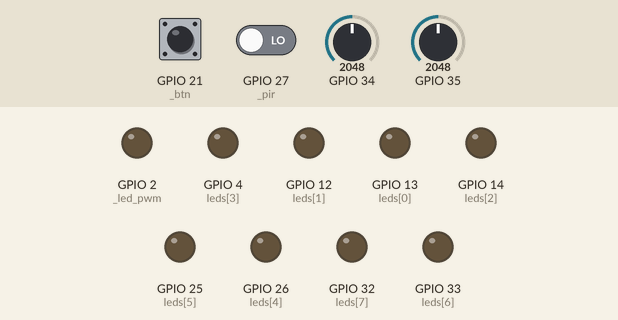
This program was run on a simulated ESP32 board running MicroPython. On the bench: output pins drawn as LEDs (lit = HIGH). Inputs (shaded band) come from the test bench; at power-on: GPIO 21 (_btn) HIGH, GPIO 34 = 2048, GPIO 27 (_pir) LOW, GPIO 35 = 2048 (analog values on the 0–4095 scale). Files the program writes start out absent; EEPROM starts erased; threads take turns every 2 ms; deep sleep restarts the program when it ends; files that are not in the repository are absent; what the program prints to the serial console is not drawn.

Above: at 3.4 s.
3.5 s: GPIO 21 (_btn) pulled LOW for 0.15 s
At 4.7 s:
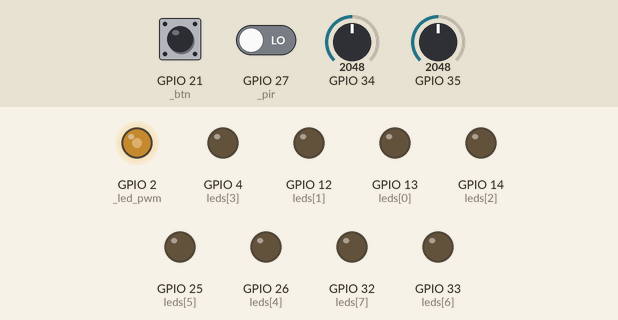
5.1 s: GPIO 34 set to 2866
At 6.0 s:
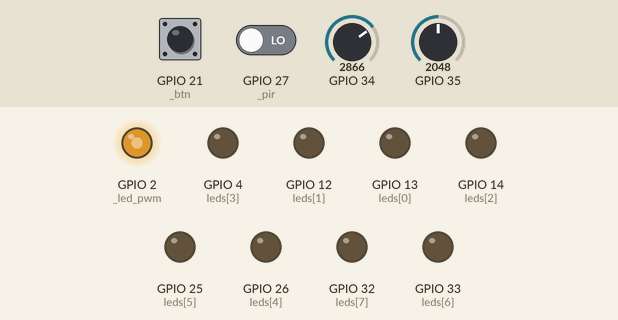
6.7 s: GPIO 34 set to 3603
At 7.2 s:
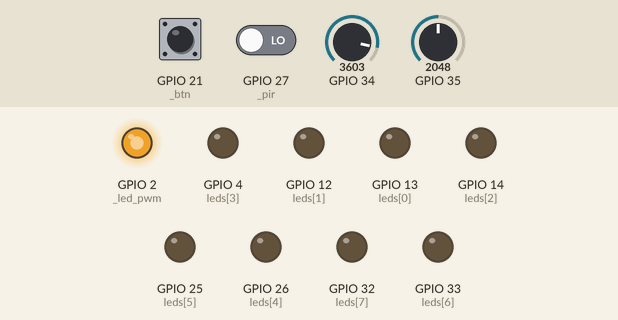
8.3 s: GPIO 34 set to 491
At 9.6 s:
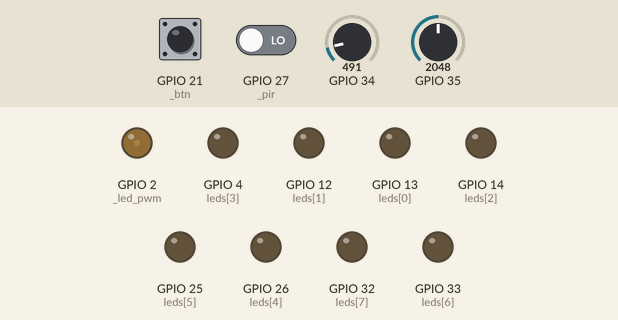
9.9 s: GPIO 21 (_btn) pulled LOW for 1 s
At 11.0 s:
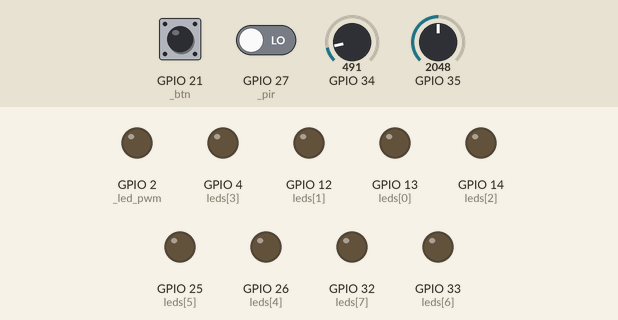
12.4 s: GPIO 21 (_btn) driven LOW and GPIO 27 (_pir) driven HIGH
Timing chart, 0 to 15.4 s (numbered marks = the images above; inputs shaded):
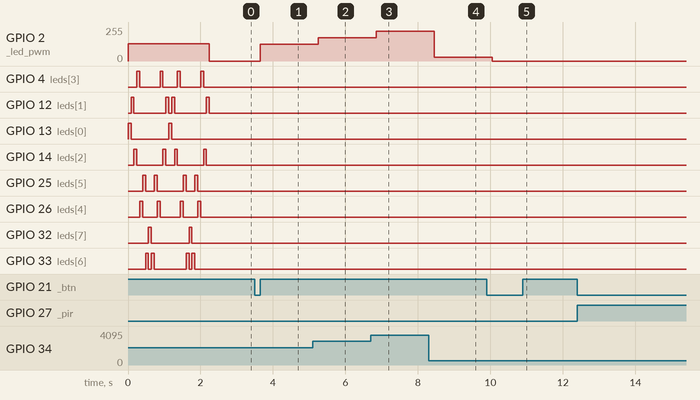

The program:

night_light.py
```python
"""
Night Light v0.1 — 六份 core-skills 完整整合
平台: ESP32 MicroPython

整合來源（原 core-skills 六模組，已全數合併至本檔，原獨立檔移除）:
  adc.py           → make_adc（光敏/可調電阻）+ PWM 亮度輸出
  basics.py        → 跑馬燈啟動動畫 + no_repeat 按鈕狀態機
  interrupt.py     → 按鈕 IRQ + PIR IRQ（旗標模式，ISR 不 print）
  sleep_wdt.py     → WDT 保護 + deep sleep（PIR 喚醒）+ boot_count + wakeup_reason
  flash_storage.py → JSON 存模式/門檻 + NVS 存開機次數
  dual_core.py     → Core0 讀感測器控燈；Core1 按鈕+睡眠+WDT；Lock + running 旗標

功能:
  自動模式：天黑 + 有人 → 主燈亮（可調電阻控亮度）；無人 30s → deep sleep
  常亮模式：強制開燈（亮度同可調電阻）
  關閉模式：強制熄燈
  按鈕切換三模式，設定存 flash 斷電保留
  開機跑跑馬燈動畫（deep sleep 喚醒跳過）；印出喚醒原因與開機次數

=== 接線 ===
  光敏電阻  → 一腳 3.3V，一腳 D35；230Ω 一腳 D35，一腳 GND
  可調電阻  → D34（中間腳，兩端 3.3V / GND）
  PIR      → 左腳GND、中腳D27、右腳VIN（可喚醒 deep sleep）
  按鈕     → D21（INPUT_PULLUP，對角兩腳：一腳 GND，另腳 D21）
  主燈 LED → 用板子內建 LED，免接線；PWM 調亮度
  跑馬燈   → 每顆：Dxx → 220Ω → LED長腳 → LED短腳 → GND（D13/D12/D14/D4/D26/D25/D33/D32）

=== 規格 ===
  ADC: 12 bit，0~3.3V → 0~4095
  光敏電阻: 值愈小愈暗（230Ω 實測：亮~150 / 全暗 0，門檻 80）
  PWM: 1kHz，duty_u16 0~65535（0=全滅，65535=全亮）
  WDT: 8000ms
  Deep sleep: PIR 上升沿喚醒（D27，level=1）
  無人超時: 30s（NO_MOTION_S）

=== 操作 ===
  [實體] 按一下按鈕   循環切換模式（自動 → 常亮 → 關閉 → 自動）
  模式存入 flash，斷電後保留

=== 硬體清單 ===
  ESP32 x1、光敏電阻 x1、230Ω x1、可調電阻 x1、PIR x1
  4-pin 按鈕 x1、LED x8（跑馬燈）、220Ω x8、杜邦線若干

=== 注意 ===
  - D34/D35 輸入專用，不可輸出
  - D27 給 PIR（可喚醒 deep sleep）；跑馬燈故意避開（改用 D4）
  - Deep sleep 後 RAM 清空，開機次數靠 NVS 保留
  - ISR 內不可 print；PIR/按鈕事件均用旗標，主迴圈處理
  - Core0 以 running=False 旗標優雅退出後再呼叫 deepsleep()
  - 驗證狀態: 程式層級核對，待實機驗證
"""

import time
import machine
import esp32
import _thread
from machine import Pin, ADC, PWM, WDT

# ── 腳位 ────────────────────────────────────────────────────
LDR_PIN = 35
VR_PIN = 34
PIR_PIN = 27
BTN_PIN = 21
LED_PIN = 2
KNIGHT_PINS = [13, 12, 14, 4, 26, 25, 33, 32]  # D27 留給 PIR，改用 D4

# ── 參數 ────────────────────────────────────────────────────
CONFIG_FILE = "/nightlight_config.json"
NVS_NS = "nightlight"
DARK_DEFAULT = 80  # 低於此值視為天黑（230Ω 實測：亮~150 / 全暗 0，範圍很扁）
NO_MOTION_S = 30  # 自動模式無人超時 → deep sleep
WDT_MS = 8000
MODES = ["auto", "on", "off"]


# ── NVS 開機次數（來源 flash_storage.py: nvs_demo / get_boot_count）──
# 用 NVS 而非 RTC memory：硬重置後計數也保留（RTC memory 只撐過 deep sleep）


def get_boot_count() -> int:
    try:
        nvs = esp32.NVS(NVS_NS)
        return nvs.get_i32("boot_count")
    except OSError:
        return 0


def save_boot_count(n: int):
    nvs = esp32.NVS(NVS_NS)
    nvs.set_i32("boot_count", n)
    nvs.commit()


# ── 喚醒原因（來源 sleep_wdt.py: print_wakeup_reason）──────


def get_wakeup_reason() -> int:
    cause = machine.reset_cause()
    names = {
        machine.PWRON_RESET: "Power on",
        machine.HARD_RESET: "Hard reset",
        machine.WDT_RESET: "WDT reset",
        machine.DEEPSLEEP_RESET: "Wake from deep sleep",
        machine.SOFT_RESET: "Soft reset",
    }
    print("[boot] Reset cause:", names.get(cause, "Unknown({})".format(cause)))
    return cause


# ── ADC（來源 adc.py: make_adc）────────────────────────────


def make_adc(pin: int) -> ADC:
    adc = ADC(Pin(pin))
    adc.atten(ADC.ATTN_11DB)
    adc.width(ADC.WIDTH_12BIT)
    return adc


# ── JSON 設定（來源 flash_storage.py: load_config）──────────


def load_config() -> dict:
    import json

    defaults = {"mode": 0, "dark_threshold": DARK_DEFAULT}
    try:
        with open(CONFIG_FILE, "r") as f:
            cfg = json.load(f)
        updated = False
        for k, v in defaults.items():
            if k not in cfg:
                cfg[k] = v
                updated = True
        if updated:
            _save_json(cfg)
        return cfg
    except OSError:
        _save_json(defaults)
        return dict(defaults)


def _save_json(cfg: dict):
    import json

    with open(CONFIG_FILE, "w") as f:
        json.dump(cfg, f)


def save_config(cfg: dict):
    """行為層: 將目前設定（模式、門檻）寫回 JSON 檔。"""
    _save_json(cfg)


# ── 跑馬燈動畫（來源 basics.py: knight_rider_demo）──────────


def knight_rider(rounds: int = 2):
    """流程層: 開機啟動動畫，跑馬燈左右掃兩趟後熄滅。"""
    leds = [Pin(p, Pin.OUT) for p in KNIGHT_PINS]

    def all_off():
        for l in leds:
            l.value(0)

    for _ in range(rounds):
        for i in range(len(leds)):
            leds[i].value(1)
            time.sleep_ms(80)
            all_off()
        for i in range(len(leds) - 2, 0, -1):
            leds[i].value(1)
            time.sleep_ms(80)
            all_off()

    all_off()


# ── PWM 主燈（來源 adc.py: vr_led_demo ADC→PWM 輸出）────────

_led_pwm = PWM(Pin(LED_PIN), freq=1000)


def set_led(brightness_pct: int):
    """行為層: 設定主燈亮度 0~100%，對應 duty_u16 0~65535。"""
    duty = brightness_pct * 65535 // 100
    _led_pwm.duty_u16(duty)


# ── 按鈕 + PIR 中斷（來源 interrupt.py: btn_isr / pir_isr）──

_btn = Pin(BTN_PIN, Pin.IN, Pin.PULL_UP)
_pir = Pin(PIR_PIN, Pin.IN)

_btn_flag = False
_btn_debounce = 0
_pir_flag = False
_pir_last_ms = 0


def btn_isr(_pin):
    global _btn_flag, _btn_debounce
    now = time.ticks_ms()
    if time.ticks_diff(now, _btn_debounce) > 300:
        _btn_flag = True
        _btn_debounce = now


def pir_isr(_pin):
    global _pir_flag, _pir_last_ms
    _pir_flag = True
    _pir_last_ms = time.ticks_ms()


_btn.irq(trigger=Pin.IRQ_FALLING, handler=btn_isr)
_pir.irq(trigger=Pin.IRQ_RISING, handler=pir_isr)

# deep sleep 喚醒來源設定（PIR HIGH 喚醒）
esp32.wake_on_ext0(pin=_pir, level=1)


# ── 雙核心共用狀態（來源 dual_core.py: lock / running）──────

lock = _thread.allocate_lock()
running = True  # Core0 生命週期旗標（False → 執行緒自動退出）
_sleep_requested = False  # Core0 偵測到無人超時，通知 Core1 進入 deep sleep


# ── Core0：感測器讀值 + 控燈（來源 dual_core.py: task1）─────


def sensor_task():
    """Core0：持續讀光敏電阻 / 可調電阻 / PIR，依模式更新主燈亮度。"""
    global _sleep_requested
    ldr = make_adc(LDR_PIN)
    vr = make_adc(VR_PIN)
    no_motion_start = time.ticks_ms()

    while running:
        with lock:
            mode = config["mode"]
            threshold = config["dark_threshold"]
            # PIR 曾觸發 且 在 NO_MOTION_S 秒內
            has_pir = _pir_flag and time.ticks_diff(time.ticks_ms(), _pir_last_ms) < NO_MOTION_S * 1000

        ldr_val = ldr.read()
        vr_val = vr.read()
        is_dark = ldr_val < threshold
        brightness = vr_val * 100 // 4095  # ADC 0~4095 → 0~100%

        if mode == 0:  # 自動
            if is_dark and has_pir:
                set_led(brightness)
                no_motion_start = time.ticks_ms()
            else:
                set_led(0)
                elapsed = time.ticks_diff(time.ticks_ms(), no_motion_start)
                if elapsed > NO_MOTION_S * 1000:
                    with lock:
                        _sleep_requested = True
        elif mode == 1:  # 常亮
            set_led(brightness)
            no_motion_start = time.ticks_ms()
        else:  # 關閉
            set_led(0)
            no_motion_start = time.ticks_ms()

        time.sleep_ms(200)


# ── 初始化 ──────────────────────────────────────────────────

boot_count = get_boot_count() + 1
save_boot_count(boot_count)
wakeup = get_wakeup_reason()
print("[boot] count={} mode=boot".format(boot_count))

config = load_config()
wdt = WDT(timeout=WDT_MS)

# deep sleep 喚醒時跳過跑馬燈（sleep_wdt.py: DEEPSLEEP_RESET）
if wakeup != machine.DEEPSLEEP_RESET:
    print("[boot] Startup animation...")
    knight_rider()
else:
    # PIR 喚醒：直接視為有人，更新旗標
    with lock:
        _pir_flag = True
        _pir_last_ms = time.ticks_ms()

print(
    "[nightlight] mode={} dark_threshold={}".format(
        MODES[config["mode"]], config["dark_threshold"]
    )
)

_thread.start_new_thread(sensor_task, ())  # 啟動 Core0


# ── Core1 主迴圈（來源 dual_core.py: task2）─────────────────

btn_released = True  # no_repeat 狀態機（來源 basics.py: no_repeat_demo）

while True:
    wdt.feed()  # 來源 sleep_wdt.py

    # ── 按鈕 no_repeat（basics.py）──────────────────────────
    # ISR 設旗標（interrupt.py），Core1 以 no_repeat 狀態機處理，每按只觸發一次
    if _btn_flag and btn_released:
        _btn_flag = False
        btn_released = False
        with lock:
            config["mode"] = (config["mode"] + 1) % len(MODES)
            new_mode = config["mode"]
        save_config(config)
        print("[mode] →", MODES[new_mode])

    if _btn.value() == 1:
        btn_released = True

    # ── Deep sleep 請求（sleep_wdt.py: deepsleep）───────────
    with lock:
        do_sleep = _sleep_requested

    if do_sleep:
        with lock:
            running = False  # 停止 Core0（dual_core.py: running 旗標）
        time.sleep_ms(300)  # 等 Core0 退出
        set_led(0)
        save_config(config)
        print("[sleep] No motion {}s → deep sleep. PIR will wake.".format(NO_MOTION_S))
        time.sleep_ms(100)
        machine.deepsleep()  # PIR HIGH 喚醒（esp32.wake_on_ext0）

    time.sleep_ms(10)
```

Measured:
- after the input at 3.5 s, GPIO 2 (_led_pwm): 0/255 → 127/255 after 0.15 s
- after the input at 5.1 s, GPIO 2 (_led_pwm): 127/255 → 176/255 after 0.15 s
- after the input at 6.7 s, GPIO 2 (_led_pwm): 176/255 → 222/255 after 0.15 s
- after the input at 8.3 s, GPIO 2 (_led_pwm): 222/255 → 28/255 after 0.15 s
- after the input at 9.9 s, GPIO 2 (_led_pwm): 28/255 → 0/255 after 0.15 s
